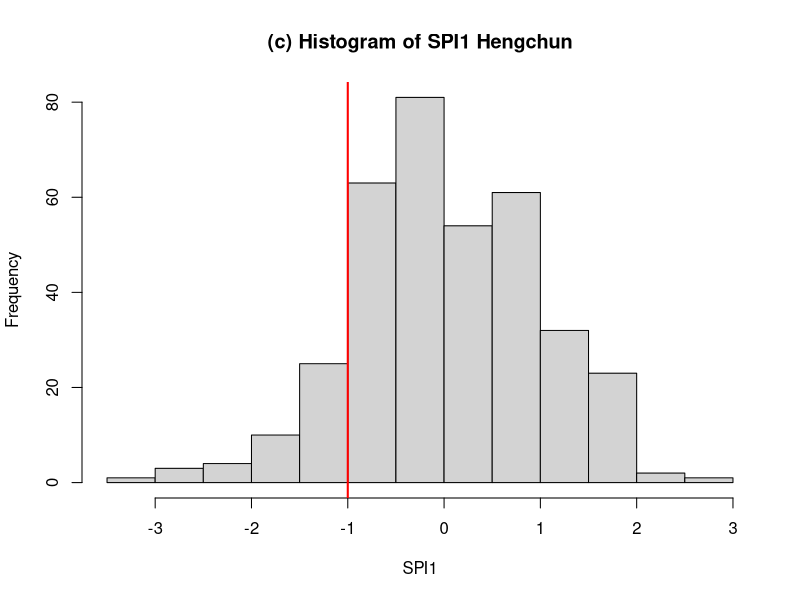
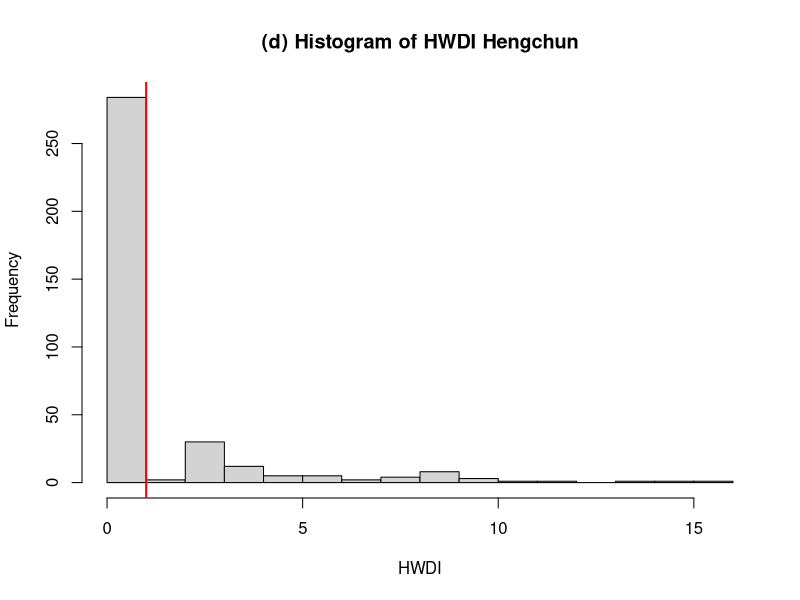
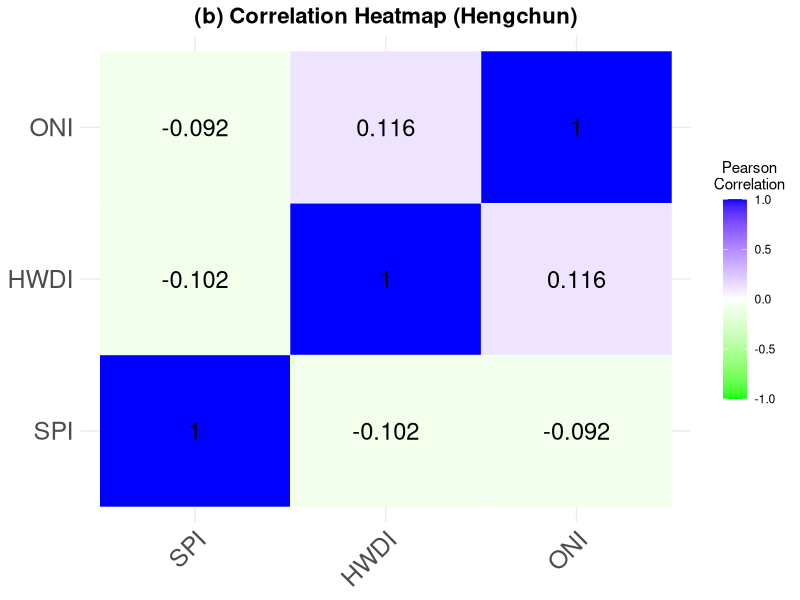

These charts were generated, in order, by the following R code:
library(readxl)
library(dplyr)
library(ggplot2)
library(writexl)
library(reshape2)

hwdi_south <- read_excel("hwdi_south.xlsx")
south_spi1 <- read_excel("south_spi1_values.xlsx")


all_south <- south_spi1 %>%
  inner_join(hwdi_south, by = c("year", "month")) %>%
  arrange(year, month) %>%
  rename(
    spi = spi,
    hwdi = hwdi,
  ) %>%
  mutate(date = as.Date(paste(year, month, "01", sep = "-")))
all_south <- all_south %>%
  mutate(
    spi = as.numeric(spi),
    hwdi = as.numeric(hwdi),
  )
b1<-hist(all_south$spi,main = "(c) Histogram of SPI1 Hengchun" ,xlab = "SPI1")
abline(v = -1, col = "red", lwd = 2)
d1<-hist(all_south$hwdi,main = "(d) Histogram of HWDI Hengchun" ,xlab = "HWDI",breaks = seq(floor(min(all_south$hwdi, na.rm = TRUE)),
                                                                                   ceiling(max(all_south$hwdi, na.rm = TRUE)),
                                                                                   by = 1))
abline(v = 1, col = "red", lwd = 2)

#write_xlsx(all_south, path = "all_south.xlsx")

oni<-read.csv("oni.csv")

df_all_south <- south_spi1 %>%
  inner_join(hwdi_south, by = c("year", "month")) %>%
  inner_join(oni, by = c("year", "month")) %>%
  arrange(year, month) %>%
  rename(
    spi = spi,
    hwdi = hwdi,
    oni = oni
  ) %>%
  mutate(date = as.Date(paste(year, month, "01", sep = "-")))
df_all_south <- df_all_south %>%
  mutate(
    spi = as.numeric(spi),
    hwdi = as.numeric(hwdi),
    oni = as.numeric(oni)
  )

cor_south <- cor(
  df_all_south[, c("spi", "hwdi", "oni")],
  method = "pearson",
  use = "complete.obs"
)
print(cor_south)
cor_melt <- melt(cor_south)

cor_melt$Var1 <- factor(toupper(cor_melt$Var1), levels = c("SPI", "HWDI", "ONI"))
cor_melt$Var2 <- factor(toupper(cor_melt$Var2), levels = c("SPI", "HWDI", "ONI"))

ggplot(cor_melt, aes(x = Var1, y = Var2, fill = value)) +
  geom_tile(color = "white") +
  scale_fill_gradient2(low = "green", 
                       mid = "white",
                       high = "blue",
                      limit = c(-1, 1), space = "Lab",
                       name = "Pearson\nCorrelation") +
  geom_text(aes(label = round(value, 3)), color = "black", size = 6) +
  theme_minimal() +
  theme(axis.text.x = element_text(angle = 45, vjust = 1, hjust = 1,size=18),
        axis.text.y = element_text(size=18),
        plot.title = element_text(hjust = 0.5, face = "bold", size = 16)) +
  guides(fill = guide_colorbar(
    barwidth = 1.2,  
    barheight = 10,   
    title.position = "top",
    title.hjust = 0.5
  ))+
  labs(title = "(b) Correlation Heatmap (Hengchun)",
       x = NULL, y = NULL)


library(ggplot2)
library(Hmisc)

calc_lag_corr_plot <- function(x, y, max_lag = 12, method = "spearman", title = "Lag correlation plot", show_legend = TRUE) {
  library(Hmisc)
  library(ggplot2)
  
  lag_values <- numeric(max_lag + 1)
  p_values <- numeric(max_lag + 1)
  
  for (lag in 0:max_lag) {
    x_sub <- x[1:(length(x) - lag)]
    y_sub <- y[(lag + 1):length(y)]
    valid_idx <- complete.cases(x_sub, y_sub)
    x_sub <- x_sub[valid_idx]
    y_sub <- y_sub[valid_idx]
    
    if (length(x_sub) > 2) {
      rc <- rcorr(x_sub, y_sub, type = method)
      lag_values[lag + 1] <- rc$r[1, 2]
      p_values[lag + 1] <- rc$P[1, 2]
    } else {
      lag_values[lag + 1] <- NA
      p_values[lag + 1] <- NA
    }
  }
  
  significance <- rep("no", length(p_values))
  significance[p_values < 0.1] <- "weak"
  significance[p_values < 0.05] <- "yes"
  
  lag_df <- data.frame(
    lag = 0:max_lag,
    correlation = lag_values,
    p_value = p_values,
    significance = significance
  )
  lag_df$significance <- factor(lag_df$significance, levels = c("yes", "weak", "no"))
  
  p <- ggplot(lag_df, aes(x = lag, y = correlation)) +
    geom_line(color = "gray40") +
    geom_point(aes(color = significance, shape = significance), size = 3) +
    geom_hline(yintercept = 0, linetype = "dashed", color = "gray50") +
    scale_color_manual(values = c("yes" = "blue", "weak" = "lightblue", "no" = "black"), na.value = "gray") +
    scale_shape_manual(values = c("yes" = 16, "weak" = 16, "no" = 16)) +
    labs(
      title = title,
      x = "Lag (months)",
      y = paste0(method, " correlation"),
      color = "Significant",
      shape = "Significant"
    ) +
    theme_minimal() +
    theme(
      plot.title = element_text(hjust = 0.5, face = "bold", size = 14),
      legend.position = if (show_legend) "bottom" else "none"
    )
  
  return(list(plot = p, df = lag_df))
}
south_oni_hwdi_lag_df <- calc_lag_corr_plot(df_all_south$oni, df_all_south$hwdi, max_lag = 6,  title = "(b) ONI leads HWDI lag correlation of Hengchun", show_legend = FALSE)

south_oni_spi_lag_df <- calc_lag_corr_plot(df_all_south$oni, df_all_south$spi, max_lag = 6, title = "(d) ONI leads SPI lag correlation of Hengchun", show_legend = FALSE)

south_spi_hwdi_lag_df <- calc_lag_corr_plot(df_all_south$spi, df_all_south$hwdi, max_lag = 6, title = "(f) SPI leads HWDI lag correlation of Hengchun", show_legend = FALSE)
